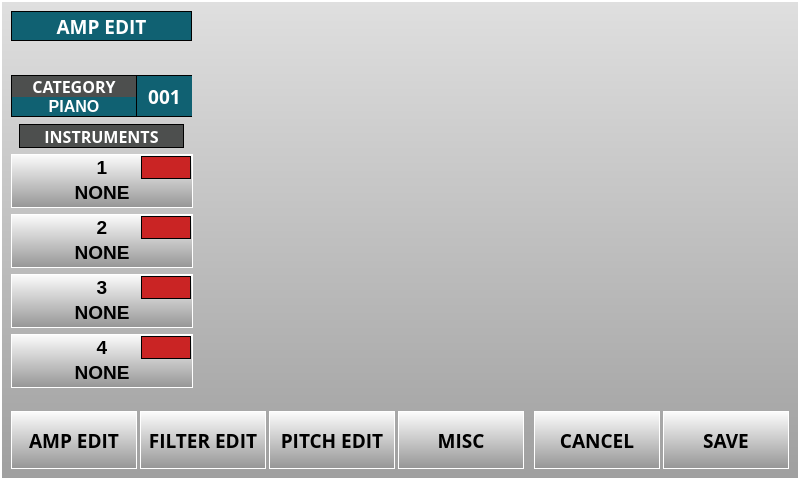
<?xml version="1.0" encoding="UTF-8"?>
<ui version="4.0">
 <class>SoundEditForm</class>
 <widget class="QWidget" name="SoundEditForm">
  <property name="geometry">
   <rect>
    <x>0</x>
    <y>0</y>
    <width>800</width>
    <height>480</height>
   </rect>
  </property>
  <property name="minimumSize">
   <size>
    <width>800</width>
    <height>480</height>
   </size>
  </property>
  <property name="maximumSize">
   <size>
    <width>800</width>
    <height>480</height>
   </size>
  </property>
  <property name="windowTitle">
   <string>Form</string>
  </property>
  <property name="styleSheet">
   <string notr="true">QWidget{
    font-family : &quot;Open Sans&quot;;
    font-weight : 550;
    font-size:14pt;
	color: black;
}

#mainFrame{
    background-color : qlineargradient(spread:reflect, x1:0, y1:0.006, x2:0, y2:1, stop:0 rgba(223, 223, 223, 255), stop:1 rgba(159, 159, 159, 255));
border: 2px solid white;
}

QPushButton, #pbSave, #pbCancel, #pbSelect{
background-color:qlineargradient(spread:pad, x1:0, y1:0, x2:0, y2:1, stop:0 rgba(253, 253, 253, 255), stop:1 rgba(149, 149, 149, 255));
border: 1px solid white;
color: black;
}

QPushButton{
background-color:qlineargradient(spread:pad, x1:0, y1:0, x2:0, y2:1, stop:0 rgba(253, 253, 253, 255), stop:1 rgba(149, 149, 149, 255));
border: 1px solid white;
color: black;
}

QPushButton:focus{ background-color: rgb(239, 159, 31);}

QPushButton:focus:selected{ background-color: rgb(239, 159, 31);}


#lbWidgetTitle{
    border: 1px solid black;
    background-color:rgb(16, 97, 114);
    color: white;
}

#lbCategoryName{
    border: 1px solid black;
    background-color:rgb(16, 97, 114);
    color: white;
    padding-left: 10px;
}

#lbCategory{
    border: 1px solid white;
    background-color:rgb(49, 51, 48);
    color: white;
}

#lbCategoryNb{
border: 1px solid transparent;
border-bottom: 1px solid black;
border-top: 1px solid black;
background-color:rgb(16, 97, 114);
color: white;
}

#lbSectionName{
border: 1px solid black;
background-color:rgb(77, 79, 78);
color: white;
font-size : 12pt;
}

#lbSampleName1, #lbSampleName2, #lbSampleName3, #lbSampleName4{
background: transparent;
border:none;
} 
#lbSampleNb1, #lbSampleNb2, #lbSampleNb3, #lbSampleNb4{
background: transparent;
padding-left:50px;
border:none;
}

#frameSample1, #frameSample2, #frameSample3, #frameSample4{
border:1px solid white;
background-color:qlineargradient(spread:pad, x1:0, y1:0, x2:0, y2:1, stop:0 rgba(253, 253, 253, 255), stop:1 rgba(149, 149, 149, 255));
color: back;
}

QCheckBox{
    background-color    : transparent;
	border:1px solid black;
    outline:none;
}

QCheckBox::indicator { 
    width               : 48px; 
    height              : 21px; 
}

QCheckBox::indicator:unchecked {
    background-color : rgb(202, 36, 36);
}

QCheckBox::indicator:checked {
    background-color : rgb(84, 189, 58);
}
</string>
  </property>
  <layout class="QGridLayout" name="gridLayout">
   <property name="leftMargin">
    <number>0</number>
   </property>
   <property name="topMargin">
    <number>0</number>
   </property>
   <property name="rightMargin">
    <number>0</number>
   </property>
   <property name="bottomMargin">
    <number>0</number>
   </property>
   <property name="spacing">
    <number>0</number>
   </property>
   <item row="0" column="0">
    <widget class="QFrame" name="mainFrame">
     <property name="sizePolicy">
      <sizepolicy hsizetype="Expanding" vsizetype="Expanding">
       <horstretch>0</horstretch>
       <verstretch>0</verstretch>
      </sizepolicy>
     </property>
     <property name="minimumSize">
      <size>
       <width>800</width>
       <height>480</height>
      </size>
     </property>
     <property name="maximumSize">
      <size>
       <width>800</width>
       <height>480</height>
      </size>
     </property>
     <property name="font">
      <font>
       <family>Open Sans</family>
       <pointsize>14</pointsize>
       <weight>68</weight>
       <bold>true</bold>
      </font>
     </property>
     <property name="styleSheet">
      <string notr="true"/>
     </property>
     <property name="frameShape">
      <enum>QFrame::StyledPanel</enum>
     </property>
     <property name="frameShadow">
      <enum>QFrame::Raised</enum>
     </property>
     <layout class="QGridLayout" name="gridLayout_2">
      <item row="2" column="0" colspan="3">
       <layout class="QHBoxLayout" name="horizontalLayout_2">
        <property name="spacing">
         <number>0</number>
        </property>
        <item>
         <widget class="QFrame" name="frame_2">
          <property name="minimumSize">
           <size>
            <width>126</width>
            <height>42</height>
           </size>
          </property>
          <property name="maximumSize">
           <size>
            <width>126</width>
            <height>42</height>
           </size>
          </property>
          <property name="styleSheet">
           <string notr="true">border: 1px solid black;
color : white;</string>
          </property>
          <property name="frameShape">
           <enum>QFrame::StyledPanel</enum>
          </property>
          <property name="frameShadow">
           <enum>QFrame::Raised</enum>
          </property>
          <layout class="QVBoxLayout" name="verticalLayout_2">
           <property name="spacing">
            <number>0</number>
           </property>
           <property name="leftMargin">
            <number>0</number>
           </property>
           <property name="topMargin">
            <number>0</number>
           </property>
           <property name="rightMargin">
            <number>0</number>
           </property>
           <property name="bottomMargin">
            <number>0</number>
           </property>
           <item>
            <widget class="QLabel" name="label">
             <property name="font">
              <font>
               <family>Open Sans</family>
               <pointsize>12</pointsize>
               <weight>68</weight>
               <bold>true</bold>
              </font>
             </property>
             <property name="styleSheet">
              <string notr="true">font-size: 12pt;
border : none;
background-color:rgb(77, 79, 78);</string>
             </property>
             <property name="text">
              <string>CATEGORY</string>
             </property>
             <property name="alignment">
              <set>Qt::AlignCenter</set>
             </property>
            </widget>
           </item>
           <item>
            <widget class="QLabel" name="label_2">
             <property name="styleSheet">
              <string notr="true">font-size:12pt;
border : none;
background-color: rgb(16, 97, 114);</string>
             </property>
             <property name="text">
              <string>PIANO</string>
             </property>
             <property name="alignment">
              <set>Qt::AlignCenter</set>
             </property>
            </widget>
           </item>
          </layout>
         </widget>
        </item>
        <item>
         <widget class="QLabel" name="lbCategoryNb">
          <property name="minimumSize">
           <size>
            <width>55</width>
            <height>42</height>
           </size>
          </property>
          <property name="maximumSize">
           <size>
            <width>55</width>
            <height>42</height>
           </size>
          </property>
          <property name="font">
           <font>
            <family>Open Sans</family>
            <pointsize>14</pointsize>
            <weight>68</weight>
            <bold>true</bold>
           </font>
          </property>
          <property name="styleSheet">
           <string notr="true"/>
          </property>
          <property name="text">
           <string>001</string>
          </property>
          <property name="alignment">
           <set>Qt::AlignCenter</set>
          </property>
         </widget>
        </item>
        <item>
         <spacer name="horizontalSpacer_4">
          <property name="orientation">
           <enum>Qt::Horizontal</enum>
          </property>
          <property name="sizeHint" stdset="0">
           <size>
            <width>40</width>
            <height>20</height>
           </size>
          </property>
         </spacer>
        </item>
       </layout>
      </item>
      <item row="1" column="0" colspan="3">
       <widget class="QFrame" name="frameTop">
        <property name="sizePolicy">
         <sizepolicy hsizetype="Expanding" vsizetype="Fixed">
          <horstretch>0</horstretch>
          <verstretch>0</verstretch>
         </sizepolicy>
        </property>
        <property name="minimumSize">
         <size>
          <width>0</width>
          <height>58</height>
         </size>
        </property>
        <property name="maximumSize">
         <size>
          <width>16777215</width>
          <height>58</height>
         </size>
        </property>
        <property name="font">
         <font>
          <family>Open Sans</family>
          <pointsize>14</pointsize>
          <weight>68</weight>
          <bold>true</bold>
         </font>
        </property>
        <property name="styleSheet">
         <string notr="true"/>
        </property>
        <layout class="QGridLayout" name="gridLayout_7">
         <property name="leftMargin">
          <number>0</number>
         </property>
         <property name="topMargin">
          <number>0</number>
         </property>
         <property name="rightMargin">
          <number>0</number>
         </property>
         <property name="bottomMargin">
          <number>0</number>
         </property>
         <property name="horizontalSpacing">
          <number>8</number>
         </property>
         <property name="verticalSpacing">
          <number>0</number>
         </property>
         <item row="0" column="0">
          <layout class="QVBoxLayout" name="verticalLayout">
           <item>
            <widget class="QLabel" name="lbWidgetTitle">
             <property name="minimumSize">
              <size>
               <width>181</width>
               <height>30</height>
              </size>
             </property>
             <property name="maximumSize">
              <size>
               <width>181</width>
               <height>30</height>
              </size>
             </property>
             <property name="font">
              <font>
               <family>Open Sans</family>
               <pointsize>14</pointsize>
               <weight>68</weight>
               <bold>true</bold>
              </font>
             </property>
             <property name="styleSheet">
              <string notr="true"/>
             </property>
             <property name="text">
              <string>AMP EDIT</string>
             </property>
             <property name="alignment">
              <set>Qt::AlignCenter</set>
             </property>
            </widget>
           </item>
           <item>
            <spacer name="verticalSpacer_3">
             <property name="font">
              <font>
               <family>Open Sans</family>
               <pointsize>14</pointsize>
               <weight>68</weight>
               <bold>true</bold>
              </font>
             </property>
             <property name="orientation">
              <enum>Qt::Vertical</enum>
             </property>
             <property name="sizeHint" stdset="0">
              <size>
               <width>20</width>
               <height>40</height>
              </size>
             </property>
            </spacer>
           </item>
          </layout>
         </item>
         <item row="0" column="1">
          <spacer name="horizontalSpacer_12">
           <property name="font">
            <font>
             <family>Open Sans</family>
             <pointsize>14</pointsize>
             <weight>68</weight>
             <bold>true</bold>
            </font>
           </property>
           <property name="orientation">
            <enum>Qt::Horizontal</enum>
           </property>
           <property name="sizeHint" stdset="0">
            <size>
             <width>40</width>
             <height>20</height>
            </size>
           </property>
          </spacer>
         </item>
        </layout>
       </widget>
      </item>
      <item row="3" column="0" rowspan="2" colspan="3">
       <layout class="QGridLayout" name="gridLayout_3">
        <property name="horizontalSpacing">
         <number>3</number>
        </property>
        <item row="0" column="1">
         <spacer name="horizontalSpacer_5">
          <property name="font">
           <font>
            <family>Open Sans</family>
            <pointsize>14</pointsize>
            <weight>68</weight>
            <bold>true</bold>
           </font>
          </property>
          <property name="orientation">
           <enum>Qt::Horizontal</enum>
          </property>
          <property name="sizeType">
           <enum>QSizePolicy::Fixed</enum>
          </property>
          <property name="sizeHint" stdset="0">
           <size>
            <width>596</width>
            <height>20</height>
           </size>
          </property>
         </spacer>
        </item>
        <item row="0" column="0">
         <layout class="QGridLayout" name="gridLayout_5">
          <property name="topMargin">
           <number>1</number>
          </property>
          <property name="verticalSpacing">
           <number>6</number>
          </property>
          <item row="0" column="0">
           <widget class="QFrame" name="framMultiSample">
            <property name="maximumSize">
             <size>
              <width>16777215</width>
              <height>32</height>
             </size>
            </property>
            <property name="font">
             <font>
              <family>Open Sans</family>
              <pointsize>14</pointsize>
              <weight>68</weight>
              <bold>true</bold>
             </font>
            </property>
            <property name="styleSheet">
             <string notr="true"/>
            </property>
            <property name="frameShape">
             <enum>QFrame::NoFrame</enum>
            </property>
            <layout class="QHBoxLayout" name="horizontalLayout">
             <property name="leftMargin">
              <number>0</number>
             </property>
             <property name="topMargin">
              <number>0</number>
             </property>
             <property name="rightMargin">
              <number>0</number>
             </property>
             <property name="bottomMargin">
              <number>0</number>
             </property>
             <item>
              <spacer name="horizontalSpacer_2">
               <property name="font">
                <font>
                 <family>Open Sans</family>
                 <pointsize>14</pointsize>
                 <weight>68</weight>
                 <bold>true</bold>
                </font>
               </property>
               <property name="orientation">
                <enum>Qt::Horizontal</enum>
               </property>
               <property name="sizeHint" stdset="0">
                <size>
                 <width>40</width>
                 <height>20</height>
                </size>
               </property>
              </spacer>
             </item>
             <item>
              <widget class="QLabel" name="lbSectionName">
               <property name="minimumSize">
                <size>
                 <width>165</width>
                 <height>24</height>
                </size>
               </property>
               <property name="maximumSize">
                <size>
                 <width>165</width>
                 <height>24</height>
                </size>
               </property>
               <property name="font">
                <font>
                 <family>Open Sans</family>
                 <pointsize>12</pointsize>
                 <weight>68</weight>
                 <bold>true</bold>
                </font>
               </property>
               <property name="styleSheet">
                <string notr="true"/>
               </property>
               <property name="text">
                <string>INSTRUMENTS</string>
               </property>
               <property name="scaledContents">
                <bool>false</bool>
               </property>
               <property name="alignment">
                <set>Qt::AlignCenter</set>
               </property>
              </widget>
             </item>
             <item>
              <spacer name="horizontalSpacer_3">
               <property name="font">
                <font>
                 <family>Open Sans</family>
                 <pointsize>14</pointsize>
                 <weight>68</weight>
                 <bold>true</bold>
                </font>
               </property>
               <property name="orientation">
                <enum>Qt::Horizontal</enum>
               </property>
               <property name="sizeHint" stdset="0">
                <size>
                 <width>40</width>
                 <height>20</height>
                </size>
               </property>
              </spacer>
             </item>
            </layout>
           </widget>
          </item>
          <item row="1" column="0">
           <widget class="QFrame" name="frameSample1">
            <property name="minimumSize">
             <size>
              <width>0</width>
              <height>54</height>
             </size>
            </property>
            <property name="styleSheet">
             <string notr="true"/>
            </property>
            <layout class="QGridLayout" name="gridLayout_4">
             <property name="leftMargin">
              <number>1</number>
             </property>
             <property name="topMargin">
              <number>1</number>
             </property>
             <property name="rightMargin">
              <number>1</number>
             </property>
             <property name="bottomMargin">
              <number>1</number>
             </property>
             <property name="spacing">
              <number>0</number>
             </property>
             <item row="0" column="0">
              <widget class="QLabel" name="lbSampleNb1">
               <property name="styleSheet">
                <string notr="true"/>
               </property>
               <property name="text">
                <string>1</string>
               </property>
               <property name="alignment">
                <set>Qt::AlignCenter</set>
               </property>
              </widget>
             </item>
             <item row="1" column="0" colspan="2">
              <widget class="QLabel" name="lbSampleName1">
               <property name="styleSheet">
                <string notr="true"/>
               </property>
               <property name="text">
                <string>NONE</string>
               </property>
               <property name="alignment">
                <set>Qt::AlignCenter</set>
               </property>
              </widget>
             </item>
             <item row="0" column="1">
              <widget class="QCheckBox" name="chkActvatedSample1">
               <property name="maximumSize">
                <size>
                 <width>50</width>
                 <height>16777215</height>
                </size>
               </property>
               <property name="styleSheet">
                <string notr="true"/>
               </property>
               <property name="text">
                <string/>
               </property>
               <property name="checkable">
                <bool>false</bool>
               </property>
              </widget>
             </item>
            </layout>
           </widget>
          </item>
          <item row="4" column="0">
           <widget class="QFrame" name="frameSample2">
            <property name="minimumSize">
             <size>
              <width>0</width>
              <height>54</height>
             </size>
            </property>
            <property name="styleSheet">
             <string notr="true"/>
            </property>
            <layout class="QGridLayout" name="gridLayout_6">
             <property name="leftMargin">
              <number>1</number>
             </property>
             <property name="topMargin">
              <number>1</number>
             </property>
             <property name="rightMargin">
              <number>1</number>
             </property>
             <property name="bottomMargin">
              <number>1</number>
             </property>
             <property name="spacing">
              <number>0</number>
             </property>
             <item row="0" column="0">
              <widget class="QLabel" name="lbSampleNb2">
               <property name="styleSheet">
                <string notr="true"/>
               </property>
               <property name="text">
                <string>2</string>
               </property>
               <property name="alignment">
                <set>Qt::AlignCenter</set>
               </property>
              </widget>
             </item>
             <item row="1" column="0" colspan="2">
              <widget class="QLabel" name="lbSampleName2">
               <property name="styleSheet">
                <string notr="true"/>
               </property>
               <property name="text">
                <string>NONE</string>
               </property>
               <property name="alignment">
                <set>Qt::AlignCenter</set>
               </property>
              </widget>
             </item>
             <item row="0" column="1">
              <widget class="QCheckBox" name="chkActvatedSample2">
               <property name="maximumSize">
                <size>
                 <width>50</width>
                 <height>16777215</height>
                </size>
               </property>
               <property name="styleSheet">
                <string notr="true"/>
               </property>
               <property name="text">
                <string/>
               </property>
               <property name="checkable">
                <bool>false</bool>
               </property>
              </widget>
             </item>
            </layout>
           </widget>
          </item>
          <item row="5" column="0">
           <widget class="QFrame" name="frameSample3">
            <property name="minimumSize">
             <size>
              <width>0</width>
              <height>54</height>
             </size>
            </property>
            <property name="styleSheet">
             <string notr="true"/>
            </property>
            <layout class="QGridLayout" name="gridLayout_8">
             <property name="leftMargin">
              <number>1</number>
             </property>
             <property name="topMargin">
              <number>1</number>
             </property>
             <property name="rightMargin">
              <number>1</number>
             </property>
             <property name="bottomMargin">
              <number>1</number>
             </property>
             <property name="spacing">
              <number>0</number>
             </property>
             <item row="0" column="0">
              <widget class="QLabel" name="lbSampleNb3">
               <property name="styleSheet">
                <string notr="true"/>
               </property>
               <property name="text">
                <string>3</string>
               </property>
               <property name="alignment">
                <set>Qt::AlignCenter</set>
               </property>
              </widget>
             </item>
             <item row="1" column="0" colspan="2">
              <widget class="QLabel" name="lbSampleName3">
               <property name="styleSheet">
                <string notr="true"/>
               </property>
               <property name="text">
                <string>NONE</string>
               </property>
               <property name="alignment">
                <set>Qt::AlignCenter</set>
               </property>
              </widget>
             </item>
             <item row="0" column="1">
              <widget class="QCheckBox" name="chkActvatedSample3">
               <property name="maximumSize">
                <size>
                 <width>50</width>
                 <height>16777215</height>
                </size>
               </property>
               <property name="styleSheet">
                <string notr="true"/>
               </property>
               <property name="text">
                <string/>
               </property>
               <property name="checkable">
                <bool>false</bool>
               </property>
              </widget>
             </item>
            </layout>
           </widget>
          </item>
          <item row="6" column="0">
           <widget class="QFrame" name="frameSample4">
            <property name="minimumSize">
             <size>
              <width>0</width>
              <height>54</height>
             </size>
            </property>
            <property name="styleSheet">
             <string notr="true"/>
            </property>
            <layout class="QGridLayout" name="gridLayout_9">
             <property name="leftMargin">
              <number>1</number>
             </property>
             <property name="topMargin">
              <number>1</number>
             </property>
             <property name="rightMargin">
              <number>1</number>
             </property>
             <property name="bottomMargin">
              <number>1</number>
             </property>
             <property name="spacing">
              <number>0</number>
             </property>
             <item row="0" column="0">
              <widget class="QLabel" name="lbSampleNb4">
               <property name="styleSheet">
                <string notr="true"/>
               </property>
               <property name="text">
                <string>4</string>
               </property>
               <property name="alignment">
                <set>Qt::AlignCenter</set>
               </property>
              </widget>
             </item>
             <item row="1" column="0" colspan="2">
              <widget class="QLabel" name="lbSampleName4">
               <property name="styleSheet">
                <string notr="true"/>
               </property>
               <property name="text">
                <string>NONE</string>
               </property>
               <property name="alignment">
                <set>Qt::AlignCenter</set>
               </property>
              </widget>
             </item>
             <item row="0" column="1">
              <widget class="QCheckBox" name="chkActvatedSample4">
               <property name="maximumSize">
                <size>
                 <width>50</width>
                 <height>16777215</height>
                </size>
               </property>
               <property name="styleSheet">
                <string notr="true"/>
               </property>
               <property name="text">
                <string/>
               </property>
               <property name="checkable">
                <bool>false</bool>
               </property>
              </widget>
             </item>
            </layout>
           </widget>
          </item>
         </layout>
        </item>
        <item row="1" column="1">
         <spacer name="verticalSpacer_2">
          <property name="font">
           <font>
            <family>Open Sans</family>
            <pointsize>14</pointsize>
            <weight>68</weight>
            <bold>true</bold>
           </font>
          </property>
          <property name="orientation">
           <enum>Qt::Vertical</enum>
          </property>
          <property name="sizeHint" stdset="0">
           <size>
            <width>360</width>
            <height>13</height>
           </size>
          </property>
         </spacer>
        </item>
       </layout>
      </item>
      <item row="5" column="2">
       <spacer name="verticalSpacer">
        <property name="font">
         <font>
          <family>Open Sans</family>
          <pointsize>14</pointsize>
          <weight>68</weight>
          <bold>true</bold>
         </font>
        </property>
        <property name="orientation">
         <enum>Qt::Vertical</enum>
        </property>
        <property name="sizeHint" stdset="0">
         <size>
          <width>20</width>
          <height>40</height>
         </size>
        </property>
       </spacer>
      </item>
      <item row="6" column="0" colspan="3">
       <widget class="QFrame" name="pbFrame">
        <property name="minimumSize">
         <size>
          <width>778</width>
          <height>0</height>
         </size>
        </property>
        <property name="maximumSize">
         <size>
          <width>778</width>
          <height>16777215</height>
         </size>
        </property>
        <property name="styleSheet">
         <string notr="true"/>
        </property>
        <layout class="QHBoxLayout" name="horizontalLayout_3">
         <property name="spacing">
          <number>3</number>
         </property>
         <property name="leftMargin">
          <number>0</number>
         </property>
         <property name="topMargin">
          <number>0</number>
         </property>
         <property name="rightMargin">
          <number>0</number>
         </property>
         <property name="bottomMargin">
          <number>0</number>
         </property>
         <item>
          <widget class="QPushButton" name="pbAmpEdit">
           <property name="sizePolicy">
            <sizepolicy hsizetype="Fixed" vsizetype="Fixed">
             <horstretch>0</horstretch>
             <verstretch>0</verstretch>
            </sizepolicy>
           </property>
           <property name="minimumSize">
            <size>
             <width>126</width>
             <height>58</height>
            </size>
           </property>
           <property name="maximumSize">
            <size>
             <width>126</width>
             <height>58</height>
            </size>
           </property>
           <property name="font">
            <font>
             <family>Open Sans</family>
             <pointsize>14</pointsize>
             <weight>68</weight>
             <bold>true</bold>
            </font>
           </property>
           <property name="styleSheet">
            <string notr="true"/>
           </property>
           <property name="text">
            <string>AMP EDIT</string>
           </property>
          </widget>
         </item>
         <item>
          <widget class="QPushButton" name="pbFilterEdit">
           <property name="sizePolicy">
            <sizepolicy hsizetype="Fixed" vsizetype="Fixed">
             <horstretch>0</horstretch>
             <verstretch>0</verstretch>
            </sizepolicy>
           </property>
           <property name="minimumSize">
            <size>
             <width>126</width>
             <height>58</height>
            </size>
           </property>
           <property name="maximumSize">
            <size>
             <width>126</width>
             <height>58</height>
            </size>
           </property>
           <property name="font">
            <font>
             <family>Open Sans</family>
             <pointsize>14</pointsize>
             <weight>68</weight>
             <bold>true</bold>
            </font>
           </property>
           <property name="styleSheet">
            <string notr="true"/>
           </property>
           <property name="text">
            <string>FILTER EDIT</string>
           </property>
          </widget>
         </item>
         <item>
          <widget class="QPushButton" name="pbPitchEdit">
           <property name="sizePolicy">
            <sizepolicy hsizetype="Fixed" vsizetype="Fixed">
             <horstretch>0</horstretch>
             <verstretch>0</verstretch>
            </sizepolicy>
           </property>
           <property name="minimumSize">
            <size>
             <width>126</width>
             <height>58</height>
            </size>
           </property>
           <property name="maximumSize">
            <size>
             <width>126</width>
             <height>58</height>
            </size>
           </property>
           <property name="font">
            <font>
             <family>Open Sans</family>
             <pointsize>14</pointsize>
             <weight>68</weight>
             <bold>true</bold>
            </font>
           </property>
           <property name="styleSheet">
            <string notr="true"/>
           </property>
           <property name="text">
            <string>PITCH EDIT</string>
           </property>
          </widget>
         </item>
         <item>
          <widget class="QPushButton" name="pbMiscEdit">
           <property name="sizePolicy">
            <sizepolicy hsizetype="Fixed" vsizetype="Fixed">
             <horstretch>0</horstretch>
             <verstretch>0</verstretch>
            </sizepolicy>
           </property>
           <property name="minimumSize">
            <size>
             <width>126</width>
             <height>58</height>
            </size>
           </property>
           <property name="maximumSize">
            <size>
             <width>126</width>
             <height>58</height>
            </size>
           </property>
           <property name="font">
            <font>
             <family>Open Sans</family>
             <pointsize>14</pointsize>
             <weight>68</weight>
             <bold>true</bold>
            </font>
           </property>
           <property name="styleSheet">
            <string notr="true"/>
           </property>
           <property name="text">
            <string>MISC</string>
           </property>
          </widget>
         </item>
         <item>
          <spacer name="horizontalSpacer">
           <property name="orientation">
            <enum>Qt::Horizontal</enum>
           </property>
           <property name="sizeHint" stdset="0">
            <size>
             <width>40</width>
             <height>20</height>
            </size>
           </property>
          </spacer>
         </item>
         <item>
          <widget class="QPushButton" name="pbCancel">
           <property name="sizePolicy">
            <sizepolicy hsizetype="Fixed" vsizetype="Fixed">
             <horstretch>0</horstretch>
             <verstretch>0</verstretch>
            </sizepolicy>
           </property>
           <property name="minimumSize">
            <size>
             <width>126</width>
             <height>58</height>
            </size>
           </property>
           <property name="maximumSize">
            <size>
             <width>126</width>
             <height>58</height>
            </size>
           </property>
           <property name="font">
            <font>
             <family>Open Sans</family>
             <pointsize>14</pointsize>
             <weight>68</weight>
             <bold>true</bold>
            </font>
           </property>
           <property name="styleSheet">
            <string notr="true"/>
           </property>
           <property name="text">
            <string>CANCEL</string>
           </property>
          </widget>
         </item>
         <item>
          <widget class="QPushButton" name="pbSave">
           <property name="sizePolicy">
            <sizepolicy hsizetype="Fixed" vsizetype="Fixed">
             <horstretch>0</horstretch>
             <verstretch>0</verstretch>
            </sizepolicy>
           </property>
           <property name="minimumSize">
            <size>
             <width>126</width>
             <height>58</height>
            </size>
           </property>
           <property name="maximumSize">
            <size>
             <width>126</width>
             <height>58</height>
            </size>
           </property>
           <property name="font">
            <font>
             <family>Open Sans</family>
             <pointsize>14</pointsize>
             <weight>68</weight>
             <bold>true</bold>
            </font>
           </property>
           <property name="styleSheet">
            <string notr="true"/>
           </property>
           <property name="text">
            <string>SAVE</string>
           </property>
          </widget>
         </item>
        </layout>
       </widget>
      </item>
     </layout>
    </widget>
   </item>
  </layout>
 </widget>
 <resources/>
 <connections/>
</ui>
